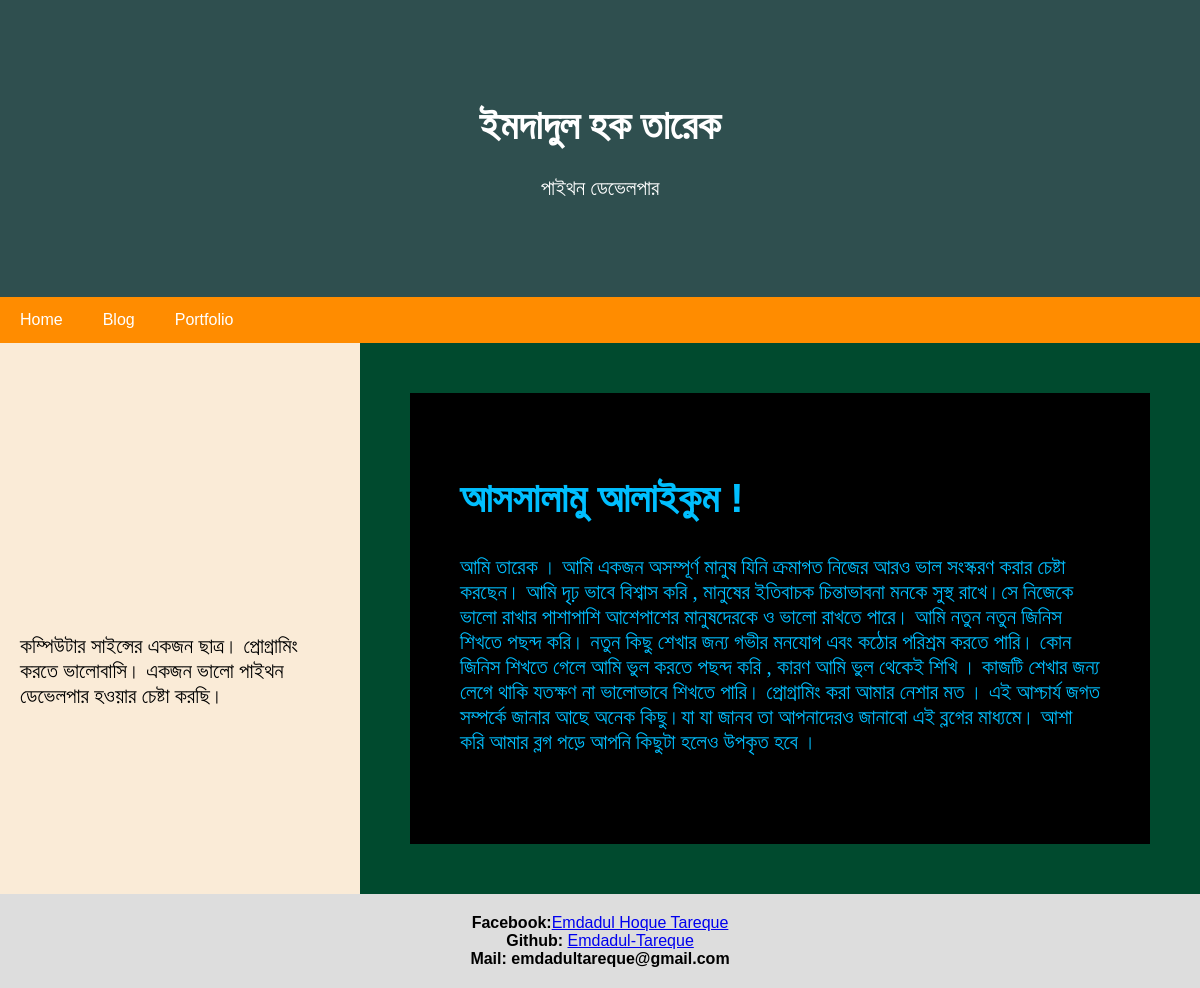
/home/, run on the app's committed database.
### blog_app/models.py (models this page shows, shortened)
class Blog(models.Model):
    title = models.CharField(max_length=200)
    body = models.TextField()
    created_at = models.DateTimeField()
    category = models.ForeignKey('blog_app.Category',
                                 blank=True, null=True,
                                 on_delete=models.CASCADE,
                                 )

### blog_app/views.py (the view)
# urls.py: url(r'^home/', index,name='index'),
def index(request: HttpRequest):
    blog = Blog.objects.all()
    context = {
        'blog': blog
    }
    return render(request, 'index.html', context)

### templates/index.html (shortened to what this page needs)
<!DOCTYPE html>
<html lang="en">
<head>
</head>
<body>
<div class="header">
    <h1>ইমদাদুল হক তারেক </h1>
    <p>পাইথন ডেভেলপার </p>
</div>
<div class="navbar" align="center">
    <a href="{% url 'index' %}">Home</a>
    <a href="{% url 'all_blog' %}">Blog</a>
    <a href="#">Portfolio</a>
</div>
<div class="row">
    <div class="side">
        <div align="center" style="height:250px; "></div>
        <p>কম্পিউটার সাইন্সের একজন ছাত্র। প্রোগ্রামিং করতে ভালোবাসি। একজন ভালো পাইথন ডেভেলপার হওয়ার চেষ্টা করছি।</p>
    </div>
    {% for data in blog %}
        {% if data.id == 4 %}
            <div class="main">
                <div class="sub">
                    <h2>{{ data.title }}</h2>
                    <p>{{ data.body }}</p>
                    <br>
                </div>
            </div>
            </div>
        {% endif %}
    {% endfor %}
<div class="footer">
    <b>Facebook:</b><a href="https://www.facebook.com/emdadulhoque.tareque">Emdadul Hoque Tareque</a><br>
    <b>Github: </b><a href="https://github.com/Emdadul-Tareque">Emdadul-Tareque</a><br>
    <b>Mail: emdadultareque@gmail.com</b>
</div>
</body>
</html>

### templates/index.html (style rules this page uses)
* { box-sizing: border-box; }
body { font-family: Arial, Helvetica, sans-serif; margin: 0; }
.header { padding: 75px; text-align: center; background: DarkSlateGray; color: white; }
.header h1 { font-size: 40px; }
.navbar { overflow: hidden; background-color: darkorange; }
.navbar a { float: left; display: block; color: white; text-align: center; padding: 14px 20px; text-decoration: none; }
.row { display: -ms-flexbox; display: flex; -ms-flex-wrap: wrap; flex-wrap: wrap; }
.side { -ms-flex: 30%; flex: 30%; background-color: antiquewhite; padding: 20px; }
p { font-size: 21px; }
h2 { font-size: 40px; }
.main { -ms-flex: 70%; flex: 70%; background-color: #004a2e; padding: 50px; }
.sub { -ms-flex: 100%; flex: 100%; background-color: rgb(0, 0, 0); padding: 50px; color: deepskyblue; }
.footer { padding: 20px; text-align: center; background: #ddd; }
h1, p { font-family: Kalpurush, serif; }

### data on the page
Blog: title "আসসালামু আলাইকুম !", body "আমি তারেক । আমি একজন অসম্পূর্ণ মানুষ যিনি ক্রমাগত নিজের আরও ভাল সংস্করণ করার চেষ্টা করছেন। আমি দৃঢ় ভাবে বিশ্বাস করি , মানুষের ইতিবাচক চিন্তাভাবনা মনকে সুস্থ রাখে।সে নিজেকে ভালো রাখার পাশাপাশি আশেপাশের মানুষদেরকে ও ভালো রাখতে পারে। আমি নতুন নতুন জিনিস শিখতে পছন্দ করি। নতুন কিছু শেখার জন্য গভীর মনযোগ এবং কঠোর পরিশ্রম করতে পারি। কোন জিনিস শিখতে গেলে আমি ভুল করতে পছন্দ করি , কারণ আমি ভুল থেকেই শিখি । কাজটি শেখার জন্য লেগে থাকি যতক্ষণ না ভালোভাবে শিখতে পারি। প্রোগ্রামিং করা আমার নেশার মত । এই আশ্চার্য জগত সম্পর্কে জানার আছে অনেক কিছু।যা যা জানব তা আপনাদেরও জানাবো এই ব্লগের মাধ্যমে। আশা করি আমার ব্লগ পড়ে আপনি কিছুটা হলেও উপকৃত হবে ।"
